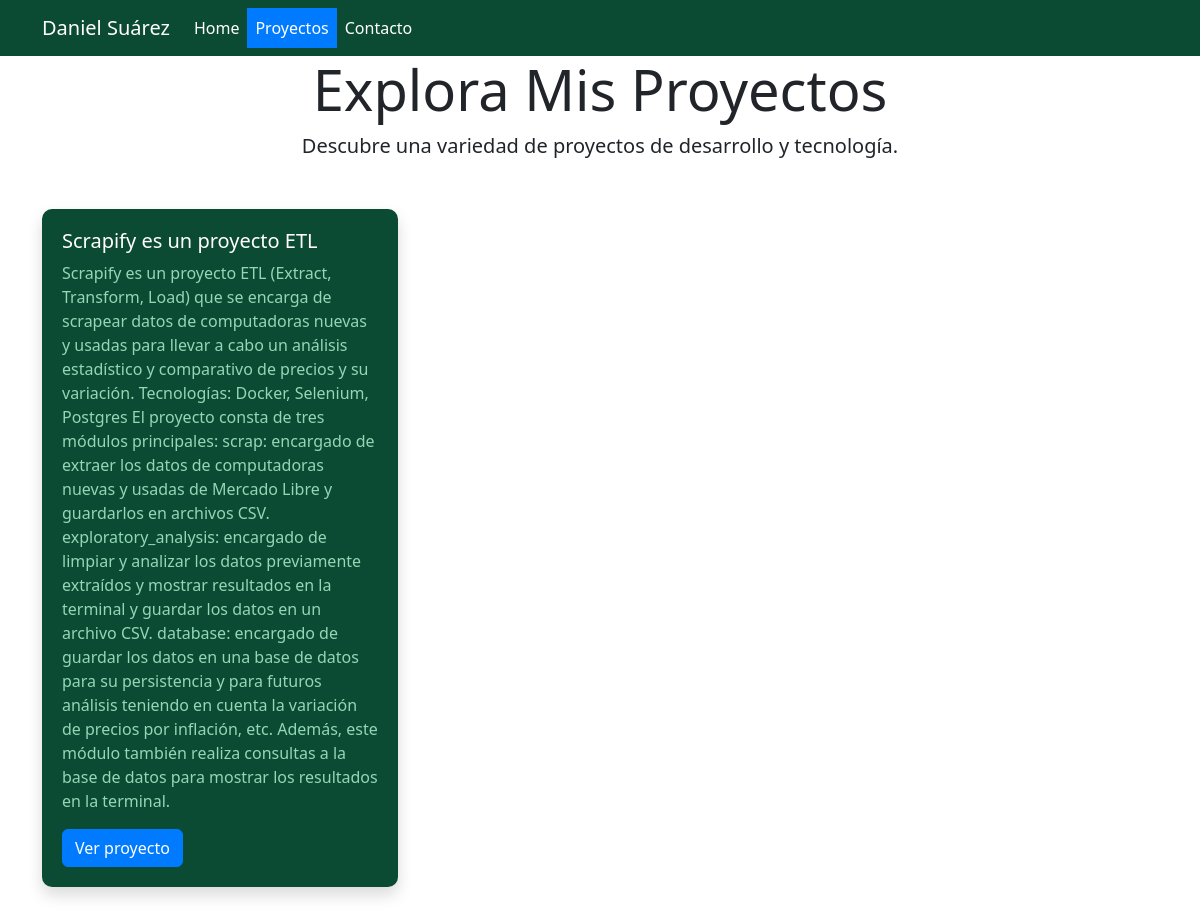
The app's page /projects/, older data.
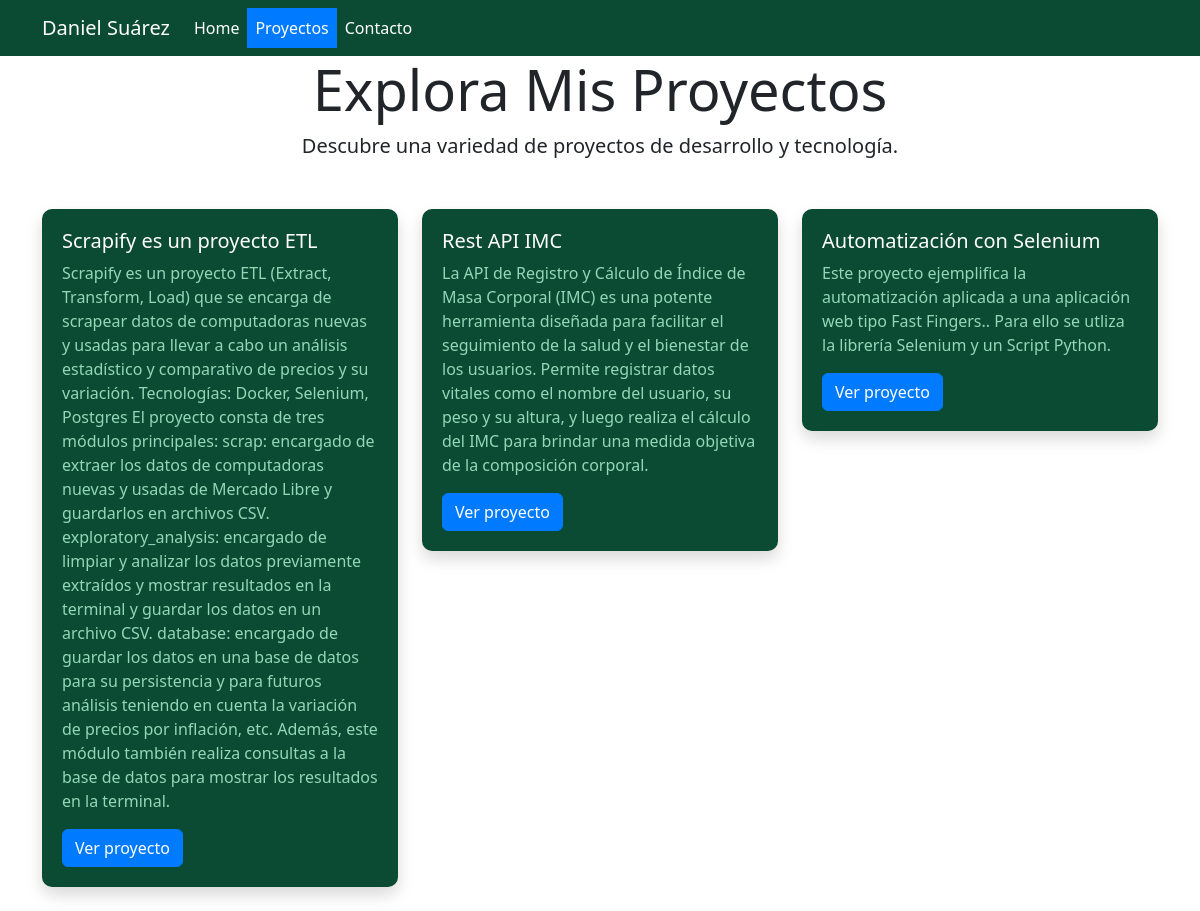
The same page, newer data.
### projects/models.py (models this page shows, shortened)
class Project(models.Model):
    title = models.CharField(max_length=100)
    description = models.TextField()
    github_link = models.URLField(blank=True, null=True)
    project_online = models.URLField(blank=True, null=True)
    youtube_embed = models.TextField(blank=True, null=True)
    MEDIA_CHOICES = [('image', 'Image'), ('video', 'Video')]
    media_type = models.CharField(max_length=20, choices=MEDIA_CHOICES)

### projects/views.py (the view)
# urls.py: path("", include('projects.urls')),
def projects(request):
    projects = Project.objects.all()
    context = {'projects': projects}
    return render(request, 'projects/projects.html', context)

### projects/templates/projects/projects.html (shortened to what this page needs)
{% extends 'home/base.html' %}
{% load static %}
{% block content %}
  <div class="container">
    <div class="text-center mb-5 neon-text">
      <h1 class="display-4">Explora Mis Proyectos</h1>
      <p class="lead">Descubre una variedad de proyectos de desarrollo y tecnología.</p>
    </div>
    <div class="row">
      {% for project in projects %}
        <div class="col-md-4 mb-4">
          <div class="card custom-card border-0 shadow">
            <div class="card-body">
              <h5 class="card-title">{{ project.title }}</h5>
              <p class="card-text">{{ project.description }}</p>
              <a href="{% url 'project-details' project.id %}" class="btn custom-button">Ver proyecto</a>
            </div>
          </div>
        </div>
      {% endfor %}
    </div>
  </div>
{% endblock %}

### home/templates/home/base.html (shortened to what this page needs)
<!DOCTYPE html>
{% load static %}
<html lang="en">
<head>
    <link rel="stylesheet" href="https://cdn.jsdelivr.net/npm/bootstrap@5.3.0/dist/css/bootstrap.min.css">
    <link rel="stylesheet" href="https://cdnjs.cloudflare.com/ajax/libs/font-awesome/6.1.0/css/all.min.css">
    <link rel="stylesheet" type="text/css" href="{% static 'css/gruvbox.css' %}">
    <link rel="stylesheet" type="text/css" href="{% static 'css/navbar.css' %}">
</head>
<body>
    {% include 'home/navbar.html' %}
    {% block content %}
    {% endblock %}
</body>
</html>

### home/templates/home/navbar.html (shortened to what this page needs)
<nav class="navbar navbar-expand-lg navbar-dark bg-django">
    <div class="container">
        <a class="navbar-brand" href="#">Daniel Suárez</a>
        <div class="collapse navbar-collapse" id="navbarNav">
            <ul class="navbar-nav ml-auto">
                <li class="nav-item">
                    <a class="nav-link text-white {% if request.resolver_match.url_name == 'home' %}active-section{% endif %}" href="{% url 'home' %}">Home</a>
                </li>
                <li class="nav-item">
                    <a class="nav-link text-white {% if request.resolver_match.url_name == 'projects' %}active-section{% endif %}" href="{% url 'projects' %}">Proyectos</a>
                </li>
                <li class="nav-item">
                    <a class="nav-link text-white {% if request.resolver_match.url_name == 'contact' %}active-section{% endif %}" href="{% url 'contact' %}">Contacto</a>
                </li>
            </ul>
        </div>
    </div>
</nav>

### static/css/gruvbox.css (style rules this page uses)
.custom-card { background-color: #0C4B33 ; border: none; box-shadow: 0px 5px 15px rgba(0, 0, 0, 0.1); border-radius: 10px; }
.custom-card .card-body { padding: 20px; }
.custom-card h5.card-title { color: #ffffff; }
.custom-card p.card-text { color: #93D7B7; }
.custom-button { background-color: #007bff; border-color: #007bff; color: #ffffff; }

### static/css/navbar.css (style rules this page uses)
.navbar-dark .navbar-nav .nav-link { color: #fff; }
.bg-django { background-color: #0C4B33; }
.navbar-nav .nav-link.active-section { background-color: #007bff; color: #fff; transition: background-color 0.3s ease, color 0.3s ease; }

Row changes from the older to the newer data that the page shows:
added Project: title "Rest API IMC", description "La API de Registro y Cálculo de Índice de Masa Corporal (IMC) es una potente herramienta diseñada para facilitar el seguimiento de la salud y el bienestar de los usuarios. Permite registrar datos vitales como el nombre del usuario, su peso y su altura, y luego realiza el cálculo del IMC para brindar una medida objetiva de la composición corporal."
added Project: title "Automatización con Selenium", description "Este proyecto ejemplifica la automatización aplicada a una aplicación web tipo Fast Fingers.. Para ello se utliza la librería Selenium y un Script Python."
